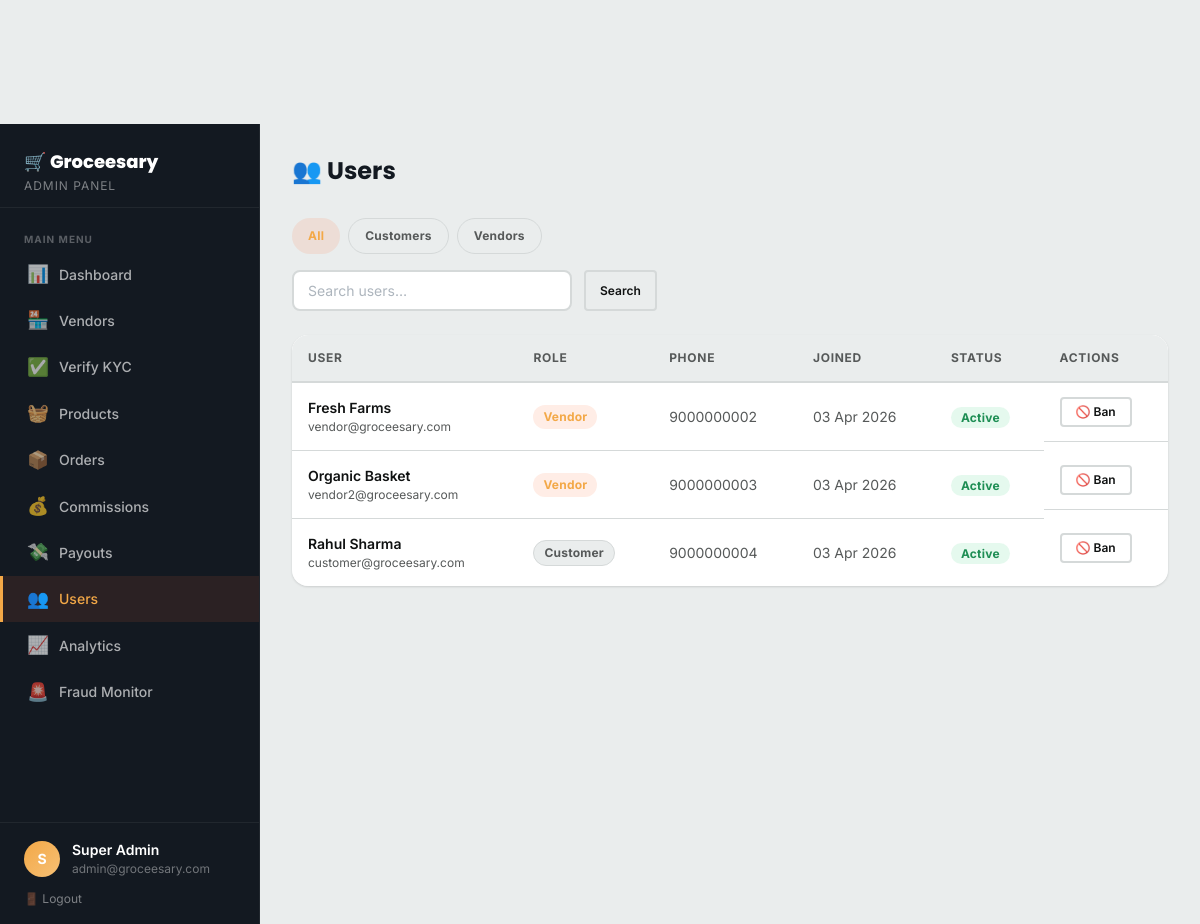
The page /pages/admin/users.php (signed in) on the database its author committed.
### tables this page shows
CREATE TABLE IF NOT EXISTS `users` (
  `id`           INT UNSIGNED AUTO_INCREMENT PRIMARY KEY,
  `name`         VARCHAR(100) NOT NULL,
  `email`        VARCHAR(150) NOT NULL UNIQUE,
  `phone`        VARCHAR(15),
  `password_hash` VARCHAR(255) NOT NULL,
  `role`         ENUM('customer','vendor','admin') NOT NULL DEFAULT 'customer',
  `avatar`       VARCHAR(255) DEFAULT NULL,
  `is_active`    TINYINT(1) NOT NULL DEFAULT 1,
  `email_verified` TINYINT(1) NOT NULL DEFAULT 0,
  `reset_token`  VARCHAR(100) DEFAULT NULL,
  `reset_expires` DATETIME DEFAULT NULL,
  `created_at`   DATETIME NOT NULL DEFAULT CURRENT_TIMESTAMP,
  `updated_at`   DATETIME NOT NULL DEFAULT CURRENT_TIMESTAMP ON UPDATE CURRENT_TIMESTAMP,
  INDEX `idx_email` (`email`),
  INDEX `idx_role`  (`role`)
);

### config/database.php (called while the page is built, shortened)
<?php
class Database {
    private static ?Database $instance = null;
    private ?PDO $conn = null;
    private function __construct() {
        try {
            if (defined('DB_TYPE') && DB_TYPE === 'sqlite') {
                $dbPath = defined('DB_PATH') ? DB_PATH : __DIR__ . '/../database/groceesary.sqlite';
                $dbDir = dirname($dbPath);
                if (!is_dir($dbDir)) @mkdir($dbDir, 0777, true);
                $this->conn = new PDO("sqlite:$dbPath");
                $this->conn->setAttribute(PDO::ATTR_ERRMODE, PDO::ERRMODE_EXCEPTION);
            } else {
                $dsn = "mysql:host=" . DB_HOST . ";dbname=" . DB_NAME . ";charset=" . DB_CHARSET;
                $this->conn = new PDO($dsn, DB_USER, DB_PASSWORD, [
                    PDO::ATTR_ERRMODE => PDO::ERRMODE_EXCEPTION,
                    PDO::ATTR_DEFAULT_FETCH_MODE => PDO::FETCH_ASSOC,
                    PDO::ATTR_EMULATE_PREPARES => false,
                ]);
            }
        } catch (PDOException $e) {
            if (defined('DEBUG_MODE') && DEBUG_MODE) {
                die('<h3>DB Connection Error: ' . $e->getMessage() . '</h3>');
            }
            die('Service temporarily unavailable.');
        }
    }
    public static function getInstance(): Database {
        if (self::$instance === null) {
            self::$instance = new Database();
        }
        return self::$instance;
    }
    public function query(string $sql): array {
        try {
            $stmt = $this->conn->query($sql);
            return $stmt->fetchAll(PDO::FETCH_ASSOC);
        } catch (PDOException $e) {
            $this->logError($e->getMessage(), $sql);
            return [];
        }
    }
}
?>

### pages/admin/users.php (the view, shortened to what this page needs)
<?php
require_once '../../config/config.php'; require_once '../../config/constants.php'; require_once '../../config/database.php';
$db=Database::getInstance(); $success=''; $errors=[];
$role_filter=trim($_GET['role']??''); $q=trim($_GET['q']??'');
$page=(int)($_GET['page']??1); $per=20; $offset=($page-1)*$per;
$where="role!='admin'"; if($role_filter) $where.=" AND role='".addslashes($role_filter)."'";
$users=$db->query("SELECT * FROM users WHERE $where ORDER BY created_at DESC LIMIT $per OFFSET $offset");
require_once '../../templates/layouts/header.php';
?>
<div class="dashboard-layout">
<?php require_once '../../templates/layouts/sidebar.php'; ?>
<main class="dashboard-main">
  <h1 style="font-size:var(--text-2xl);margin-bottom:var(--space-6)">👥 Users</h1>
  <div class="flex gap-2 flex-wrap mb-4">
    <a href="?" class="badge <?=!$role_filter?'badge-primary':'badge-muted'?>" style="padding:8px 16px;text-decoration:none">All</a>
    <?php foreach([ROLE_CUSTOMER=>'Customers',ROLE_VENDOR=>'Vendors'] as $k=>$l):?><a href="?role=<?=$k?>" class="badge <?=$role_filter===$k?'badge-primary':'badge-muted'?>" style="padding:8px 16px;text-decoration:none"><?=$l?></a><?php endforeach;?>
  </div>
  <form class="flex gap-3 mb-5" method="GET"><input type="hidden" name="role" value="<?=htmlspecialchars($role_filter)?>"><input type="text" class="form-control" name="q" placeholder="Search users…" value="<?=htmlspecialchars($q)?>" style="max-width:280px"><button type="submit" class="btn btn-ghost btn-sm">Search</button></form>
  <?php if($users):?>
  <div class="table-wrapper">
    <table class="table">
      <thead><tr><th>User</th><th>Role</th><th>Phone</th><th>Joined</th><th>Status</th><th>Actions</th></tr></thead>
      <tbody>
      <?php foreach($users as $u):?>
        <tr>
          <td><div class="fw-semibold"><?=htmlspecialchars($u['name'])?></div><div class="text-xs text-muted"><?=htmlspecialchars($u['email'])?></div></td>
          <td><span class="badge <?=$u['role']===ROLE_VENDOR?'badge-primary':'badge-muted'?>"><?=ucfirst($u['role'])?></span></td>
          <td class="text-sm text-muted"><?=htmlspecialchars($u['phone']??'-')?></td>
          <td class="text-xs text-muted"><?=date('d M Y',strtotime($u['created_at']))?></td>
          <td>
            <form method="POST" style="display:inline"><input type="hidden" name="csrf_token" value="<?=CSRF_TOKEN?>"><input type="hidden" name="action" value="toggle_active"><input type="hidden" name="user_id" value="<?=$u['id']?>">
              <button type="submit" class="badge <?=$u['is_active']?'badge-success':'badge-danger'?>" style="border:none;cursor:pointer"><?=$u['is_active']?'Active':'Banned'?></button>
            </form>
          </td>
          <td class="flex gap-2">
            <form method="POST"><button type="submit" class="btn btn-sm btn-ghost"><?=$u['is_active']?'🚫 Ban':'✅ Unban'?></button></form>
          </td>
        </tr>
      <?php endforeach;?>
      </tbody>
    </table>
  </div>
  <?php $current_page=$page; $base_url='?'.http_build_query(array_filter(['role'=>$role_filter,'q'=>$q])); include '../../templates/components/pagination.php';
  else:?><div class="empty-state"><div class="empty-icon">👥</div><h3>No users found</h3></div><?php endif;?>
</main>
</div>
</body></html>

### templates/css/base.css (style rules this page uses)
:root { --color-primary: #f3a847; --color-primary-dark: #e09635; --color-primary-light: #f6c075; --color-secondary: #232f3e; --color-secondary-dark:#131921; --color-secondary-light:#2874f0; --color-success: #2ECC71; --color-danger: #e74c3c; --color-warning: #f39c12; --color-info: #3498db; --color-white: #ffffff; --color-bg: #eaeded; --color-surface: #ffffff; --color-border: #d5d9d9; --color-text: #0f1111; --color-muted: #565959; --color-dark: #131921; --gradient-primary: linear-gradient(135deg, #f3a847 0%, #f6c075 100%); --gradient-secondary: linear-gradient(135deg, #232f3e 0%, #131921 100%); --gradient-hero: linear-gradient(135deg, #131921 0%, #232f3e 50%, #2874f0 100%); --gradient-card: linear-gradient(180deg, rgba(255,255,255,0) 60%, rgba(0,0,0,0.5) 100%); --space-1: 4px; --space-2: 8px; --space-3: 12px; --space-4: 16px; --space-5: 24px; --space-6: 32px; --space-7: 48px; --space-8: 64px; --space-9: 96px; --font-sans: 'Inter', -apple-system, BlinkMacSystemFont, sans-serif; --font-heading: 'Poppins', 'Inter', sans-serif; --font-mono: 'Courier New', monospace; --text-xs: 0.75rem; --text-sm: 0.875rem; --text-base: 1rem; --text-lg: 1.125rem; --text-xl: 1.25rem; --text-2xl: 1.5rem; --text-3xl: 1.875rem; --text-4xl: 2.25rem; --text-5xl: 3rem; --leading-tight: 1.25; --leading-snug: 1.375; --leading-normal: 1.5; --leading-relaxed:1.625; --radius-sm: 4px; --radius-md: 8px; --radius-lg: 12px; --radius-xl: 16px; --radius-2xl: 24px; --radius-full: 9999px; --shadow-sm: 0 1px 3px rgba(0,0,0,0.08), 0 1px 2px rgba(0,0,0,0.06); --shadow-md: 0 4px 12px rgba(0,0,0,0.1); --shadow-lg: 0 10px 30px rgba(0,0,0,0.12); --shadow-xl: 0 20px 60px rgba(0,0,0,0.15); --shadow-primary: 0 8px 24px rgba(255,107,53,0.35); --transition-fast: 150ms ease; --transition-base: 250ms ease; --transition-slow: 400ms ease; --z-below: -1; --z-base: 0; --z-above: 10; --z-dropdown: 100; --z-sticky: 200; --z-modal: 300; --z-toast: 400; }
*, *::before, *::after { box-sizing: border-box; margin: 0; padding: 0; }
html { height: 100%; font-size: 16px; scroll-behavior: smooth; -webkit-text-size-adjust: 100%; }
body { height: 100%; margin: 0; padding: 0; font-family: var(--font-sans); font-size: var(--text-base); line-height: var(--leading-normal); color: var(--color-text); background-color: var(--color-bg); -webkit-font-smoothing: antialiased; -moz-osx-font-smoothing: grayscale; overflow-x: hidden; }
a { color: inherit; text-decoration: none; }
button { cursor: pointer; font-family: inherit; }
input, textarea, select { font-family: inherit; }
table { border-collapse: collapse; width: 100%; }
h1, h2, h3, h4, h5, h6 { font-family: var(--font-heading); font-weight: 700; line-height: var(--leading-tight); color: var(--color-dark); }
h1 { font-size: var(--text-4xl); }

### templates/css/layout.css (style rules this page uses)
.flex { display: flex; }
.flex-wrap { flex-wrap: wrap; }
.gap-2 { gap: var(--space-2); }
.gap-3 { gap: var(--space-3); }
.mb-4 { margin-bottom: var(--space-4); }
.mb-5 { margin-bottom: var(--space-5); }
body { padding-top: 0; }
body.has-navbar:not(.no-navbar) { padding-top: 124px; }
.dashboard-layout { display: grid; grid-template-columns: 260px 1fr; min-height: 100vh; }
.dashboard-main { padding: var(--space-6); background: var(--color-bg); overflow-y: auto; }

### templates/css/theme.css (style rules this page uses)
.text-muted { color: var(--color-muted) !important; }
.fw-semibold { font-weight: 600; }
.text-sm { font-size: var(--text-sm); }
.text-xs { font-size: var(--text-xs); }
.dashboard-layout { display: flex; min-height: 100vh; padding-top: 0; }
.dashboard-main { flex: 1; padding: var(--space-7) var(--space-8); background: var(--color-bg); overflow-x: hidden; min-height: 100vh; }
body { padding-top: 0; }
body.has-navbar:not(.no-navbar) { padding-top: 124px; }

### templates/css/responsive.css (style rules this page uses)
.dashboard-layout { grid-template-columns: 1fr; }
.dashboard-main { padding: var(--space-4); }
@media (min-width: 576px) { h1 { font-size: var(--text-4xl); } }
@media (min-width: 992px) { .dashboard-layout { grid-template-columns: 260px 1fr; } }
@media (min-width: 992px) { .dashboard-main { padding: var(--space-6); } }
@media (min-width: 1200px) { h1 { font-size: var(--text-5xl); } }

### rows shown on the page
users: name "Fresh Farms", email "vendor@groceesary.com", role "Vendor", phone "9000000002", created_at "03 Apr 2026", is_active "Active"
users: name "Organic Basket", email "vendor2@groceesary.com", role "Vendor", phone "9000000003", created_at "03 Apr 2026", is_active "Active"
users: name "Rahul Sharma", email "customer@groceesary.com", role "Customer", phone "9000000004", created_at "03 Apr 2026", is_active "Active"

### other values the page prints
$sidebar_role "ADMIN"
$link['icon'] "📊"
$link['label'] "Dashboard"
$link['icon'] "🏪"
$link['label'] "Vendors"
$link['icon'] "✅"
$link['label'] "Verify KYC"
$link['icon'] "🧺"
$link['label'] "Products"
$link['icon'] "📦"
$link['label'] "Orders"
$link['icon'] "💰"
$link['label'] "Commissions"
$link['icon'] "💸"
$link['label'] "Payouts"
